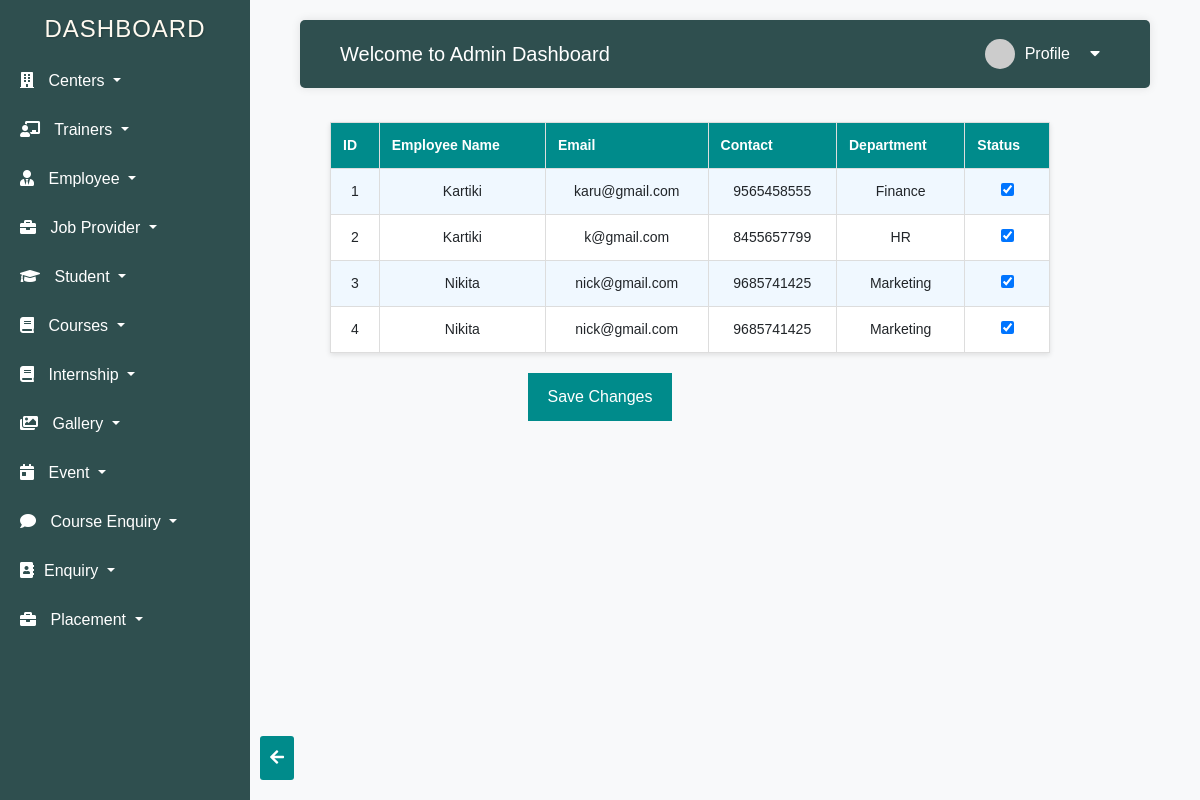
Page /admin/ad_emp_fetch.php on the committed database.
### tables this page shows
CREATE TABLE `add_employee` (
  `emp_id` int(10) NOT NULL,
  `employee_name` varchar(50) NOT NULL,
  `employee_email` varchar(30) NOT NULL,
  `password` varchar(20) NOT NULL,
  `employee_contact` bigint(10) NOT NULL,
  `department` varchar(30) NOT NULL,
  `status` int(2) NOT NULL
);

### admin/ad_emp_fetch.php (the view, shortened to what this page needs)
<!DOCTYPE html>
<html lang="en">
<head>
</head>
<body>
<?php include "a_dashb.php";  ?>
    <br>
    <form method="post" action="ad_emp_status.php">
        <table>
            <tr>
                <th>ID</th>
                <th>Employee Name</th>
                <th>Email</th>
                <th>Contact</th>
                <th>Department</th>
                <th>Status</th>
            </tr>
            <?php
            $servername = "localhost";
            $username = "root";
            $password = "";
            $database = "tnp";
            $conn = new mysqli($servername, $username, $password, $database);
            $sql = "SELECT * FROM add_employee";
            $result = $conn->query($sql);
            if ($result->num_rows > 0) {
                while ($row = $result->fetch_assoc()) {
                    $id = $row["emp_id"];
                    $emp_name = $row["employee_name"];
                    $email = $row["employee_email"];
                    $contact = $row["employee_contact"];
                    $dept = $row["department"];
                    $status = $row["status"];
                    echo "<tr>";
                    echo "<td>$id</td>";
                    echo "<td>$emp_name</td>";
                    echo "<td>$email</td>";
                    echo "<td>$contact</td>";
                    echo "<td>$dept</td>";
                    echo "<td><input type='checkbox' name='status[]' value='$id'";
                     if ($status == 1) {
                        echo " checked";
                    }
                    echo "></td>";
                    echo "</tr>";
                }
            } else {
                echo "<tr><td colspan='7'>No records found</td></tr>";
            }
            ?>
        </table>
<div class="button-container">
    <button type="submit">Save Changes</button>
</div>
</form>
<div class="button-container2">
<a href="admindash2.php"><i class="fas fa-arrow-left"></i></a>
</div>
</body>
</html>

### admin/ad_emp_fetch.php (style rules this page uses)
body { margin: 0; padding: 0; font-family: Arial, sans-serif; }
table { width: 60%; margin-top: -70px; border-collapse: collapse; background-color: #fff; box-shadow: 0 2px 5px rgba(0, 0, 0, 0.1); margin-left: auto; margin-right: 150px; padding: 20px; }
th, td { padding: 12px; text-align: center; font-size: 14px; border: 1px solid #ddd; }
th { background-color: #008B8B; color: white; }
tr:nth-child(even) { background-color: #f0f8ff; }
.button-container { text-align: center; margin-top: 20px; }
button { padding: 12px 20px; font-size: 14px; border: none; background-color: #008B8B; color: white; cursor: pointer; border-radius: 4px; }
.button-container2 { position: fixed; bottom: 20px; left: 260px; z-index: 999; }
.button-container2 a { display: inline-block; padding: 10px; background-color: #008B8B; color: white; border-radius: 3px; text-decoration: none; }

### admin/a_dashb.php (style rules this page uses)
body { font-family: Arial, sans-serif; background-color: #f8f9fa; margin: 0; padding: 0; }

### rows in the picture
add_employee: emp_id "1", employee_name "Kartiki", employee_email "karu@gmail.com", employee_contact "9565458555", department "Finance", status "☑"
add_employee: emp_id "2", employee_name "Kartiki", employee_email "k@gmail.com", employee_contact "8455657799", department "HR", status "☑"
add_employee: emp_id "3", employee_name "Nikita", employee_email "nick@gmail.com", employee_contact "9685741425", department "Marketing", status "☑"
add_employee: emp_id "4", employee_name "Nikita", employee_email "nick@gmail.com", employee_contact "9685741425", department "Marketing", status "☑"
